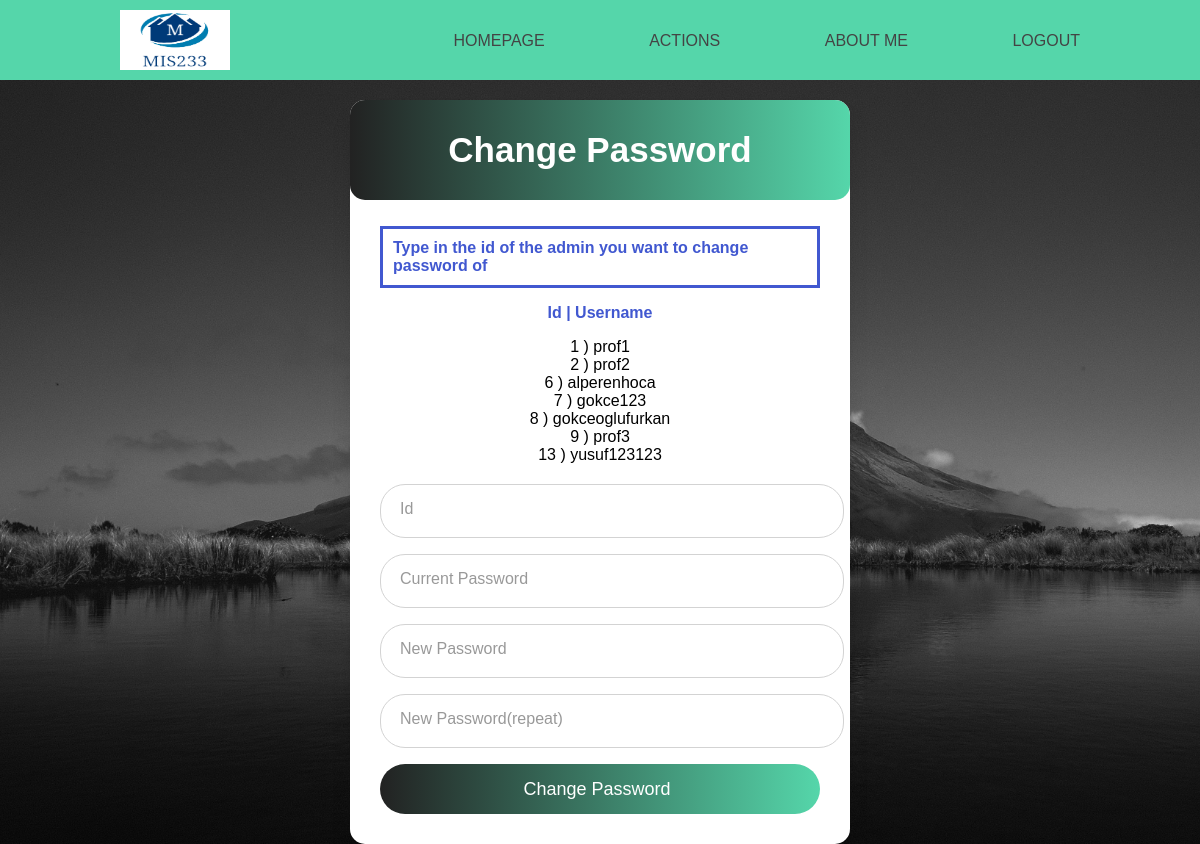
The page /pages/admin/actionAdminChangePasswordProfessor.php (signed in) on the database its author committed.
### tables this page shows
CREATE TABLE `professors` (
  `professor_id` int(11) NOT NULL,
  `user_name` varchar(15) NOT NULL,
  `first_name` varchar(100) NOT NULL,
  `last_name` varchar(20) NOT NULL,
  `age` int(11) NOT NULL,
  `email` varchar(100) NOT NULL,
  `password` varchar(15) NOT NULL,
  `tel_number` varchar(11) NOT NULL,
  `is_active` tinyint(1) NOT NULL
);

### pages/admin/actionAdminChangePasswordProfessor.php (the view, shortened to what this page needs)
<!DOCTYPE html>
<html lang="en">
<head>
    <link rel="stylesheet" type="text/css" href="../../css/style.css">
</head>
<body>
<?php
include "/xampp/htdocs/project2/dynamics/admin/navigationAdmin.php";
?>
<div class="wrapper" style="width: 500px; margin-top:20px;!important;">
    <div class="title" style="font-size: 35px;!important;">
        Change Password
    </div>
    <form action="actionAdminChangePasswordProfessor.php" method="post">
        <p style="font-family: 'Candara', sans-serif;font-weight: 900;color: #4158d0;border-radius: %80;border: #4158d0 solid;
padding: 10px">
            Type in the id of the admin you want to change password of
        </p>
        <p style="text-align: center;color: #4158d0;font-weight: 700">Id | Username</p>
        <p style="text-align: center;position: relative;" >
            <?php
            $conn=mysqli_connect("127.0.0.1","root","","project2");
            $sql = "    SELECT professors.user_name,professors.professor_id from professors
                             ";
            $result = mysqli_query($conn, $sql);
            while($row=mysqli_fetch_array($result)){
                echo $row["professor_id"];
                echo " ) ";
                echo $row["user_name"];
                echo "<br>";
            }
            ?>
        <div class="field">
            <input type="text" required name="id">
            <label>Id</label>
        </div>
        <div class="field">
            <input type="password" required name="currentPassword">
            <label>Current Password</label>
        </div>
        <div class="field">
            <input type="password" required name="newPassword">
            <label>New Password</label>
        </div>
        <div class="field">
            <input type="password" required name="newPasswordRepeat">
            <label>New Password(repeat)</label>
        </div>
        <div class="field">
            <input type="submit" value="Change Password" name="submit">
        </div>
    </form>
</div>
</body>
</html>

### dynamics/admin/navigationAdmin.php
<header>
    <div class="container">
        <img src="../../img/logo.png" alt="" class="logo">
        <nav>
            <ul>
                <li><a href="../../pages/admin/adminIndex.php">Homepage</a></li>
                <li><a href="../../pages/admin/actionsAdmin.php">Actions</a></li>
                <li><a href="../../pages/admin/meAdmin.php">About Me</a></li>
                <li><a href="../../dynamics/general/logout.php">Logout</a></li>
            </ul>
        </nav>
    </div>
</header>

### css/style.css (style rules this page uses)
body { margin: 0; background: #222; font-family: 'Work Sans',sans-serif; font-weight: 300; background-image: url("../img/background.jpg"); background-repeat: no-repeat; background-size: cover; }
.container { width: 80%; margin: 0 auto; }
header { background: #55d6aa; }
header::after { content: ''; display: table; clear: both; }
nav { float: right; }
.logo { float: left; height: 60px; width: 110px; padding: 10px 0; }
nav ul { margin: 0; padding: 0; list-style: none; }
nav li { display: inline-block; margin-left:100px ; padding-top: 32px; position: relative; }
nav a { color:#444; text-decoration: none; text-transform: uppercase; }
nav a::before { content: ''; display: block; height: 5px; background-color: #444; position: absolute; top:0; width: 0%; transition: all ease-in-out 250ms; }
.wrapper { width: 380px; background: #fff; border-radius: 15px; box-shadow: 0px 15px 20px rgba(0,0,0,0.1); margin:auto; margin-top: 10%; }
.wrapper .title { color: #fff; font-size: 35px; font-weight: 600; text-align: center; line-height: 100px; border-radius: 15px; background: linear-gradient(90deg, rgba(34,34,34,1) 0%, rgba(85,214,170,1) 100%); }
.wrapper form { padding: 10px 30px 30px; }
.wrapper form .field { position: relative; height: 50px; width: 100%; margin-top: 20px; }
.wrapper form .field input { height: 100%; width: 100%; padding-left: 20px; border-radius: 25px; border:1px solid lightgrey; outline: none; transition: 0.3s ease; font-size: 17px; }
.wrapper form .field input:focus, .wrapper form .field input:valid { border-color: #4158d0; }
.wrapper form .field label { position: absolute; top: 50%; left: 20px; font-size: 16px; transform: translateY(-50%); pointer-events: none; transition: all 0.3s ease; color: #999; }
.wrapper form .field input[type="submit"] { color: #fff; background: linear-gradient(90deg, rgba(34,34,34,1) 0%, rgba(85,214,170,1) 100%); font-size: 18px; font-weight: 500; border: none; padding-left: 0px; cursor: pointer; transition: all 0.3s ease; }

### rows shown on the page
professors: professor_id "1", user_name "prof1"
professors: professor_id "2", user_name "prof2"
professors: professor_id "6", user_name "alperenhoca"
professors: professor_id "7", user_name "gokce123"
professors: professor_id "8", user_name "gokceoglufurkan"
professors: professor_id "9", user_name "prof3"
professors: professor_id "13", user_name "yusuf123123"
